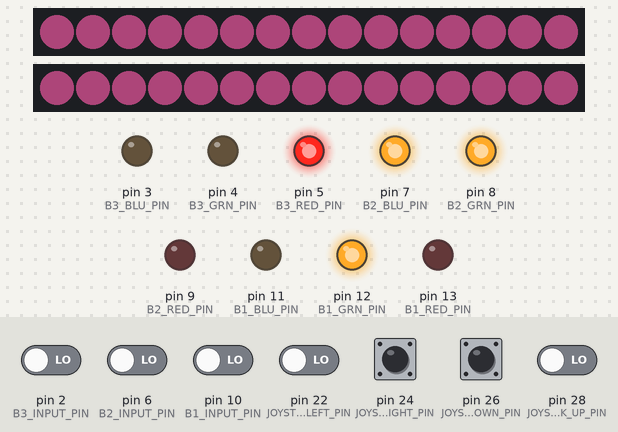
Recording of a sketch running on a simulated Arduino Mega 2560, built with avr-gcc and run on an emulated ATmega2560. On the bench: 2 × 15 RGB LEDs in strip order, left to right, output pins drawn as LEDs (lit = HIGH). The inputs (shaded band) are chosen by the test bench; at power-on: pin 2 (B3_INPUT_PIN), pin 6 (B2_INPUT_PIN), pin 10 (B1_INPUT_PIN), pin 22 (JOYSTICK_LEFT_PIN), pin 24 (JOYSTICK_RIGHT_PIN), pin 26 (JOYSTICK_DOWN_PIN), pin 28 (JOYSTICK_UP_PIN) LOW. Dim RGB values are drawn brighter than linear.

Above: at 1.2 s.
1.3 s: pin 24 (JOYSTICK_RIGHT_PIN) pulled HIGH for 0.15 s
At 1.96 s:
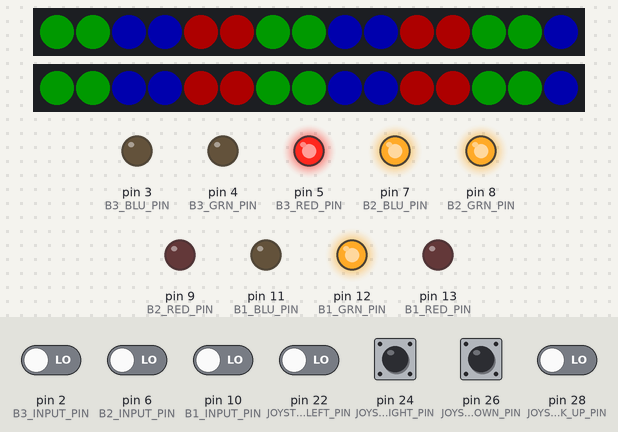
2.0 s: pin 6 (B2_INPUT_PIN) driven HIGH
At 2.26 s:
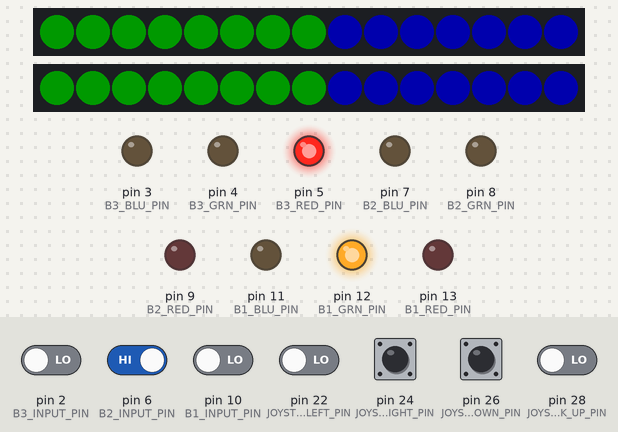
3.8 s: pin 26 (JOYSTICK_DOWN_PIN) pulled HIGH for 0.15 s
At 4.03 s:
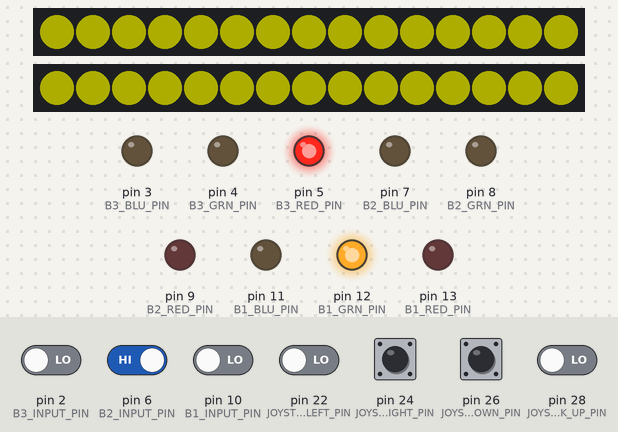
4.5 s: pin 24 (JOYSTICK_RIGHT_PIN) pulled HIGH for 1 s
At 5.84 s:
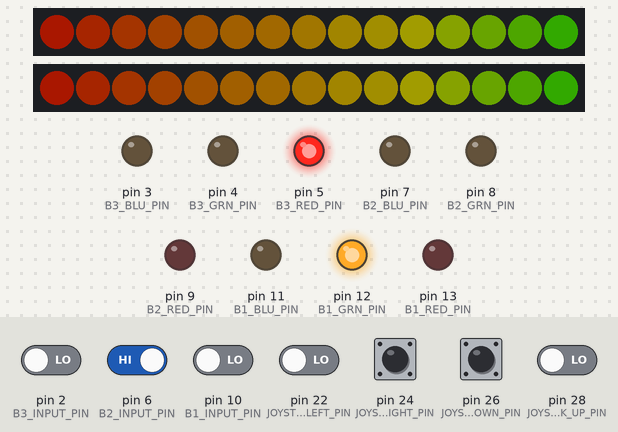
6.1 s: pin 24 (JOYSTICK_RIGHT_PIN) pulled HIGH for 0.15 s
At 7.1 s:
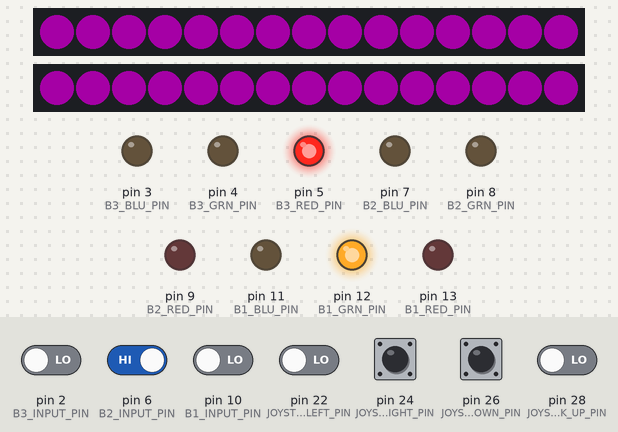
8.0 s: pin 2 (B3_INPUT_PIN) driven HIGH
At 9.4 s:
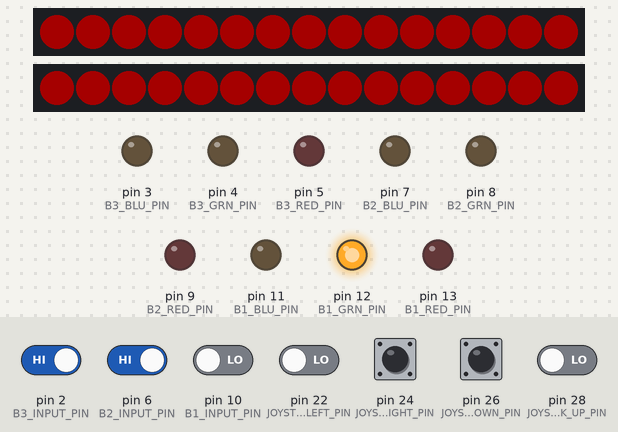
Timing chart, 0 to 10.8 s (numbered marks = the images above; inputs shaded):
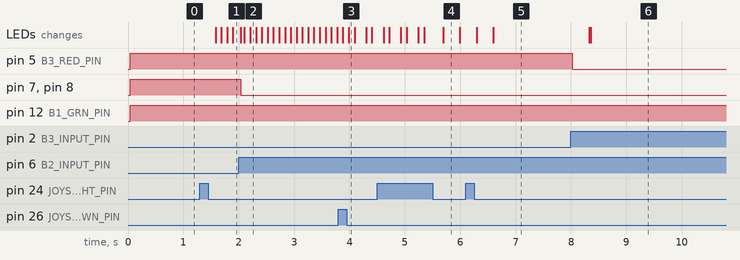

Measured:
- after the input at 1.3 s, the LEDs: change after 0.28 s (image 1)
- after the input at 2.0 s, pin 7 (B2_BLU_PIN), pin 8 (B2_GRN_PIN): HIGH → LOW at once
- after the input at 3.8 s, the LEDs: first differ from a run without the input after 0.19 s (image 3)
- after the input at 6.1 s, the LEDs: first change after 0.20 s (image 5 shows a later state)
- after the input at 8.0 s, pin 5 (B3_RED_PIN): HIGH → LOW at once; the LEDs: first change after 0.33 s (image 6 shows a later state)

The sketch:

arcade_cabinet_v3.ino
```cpp
#include <FastLED.h>

#define LED_PIN_1 34
#define LED_PIN_2 36

#define NUM_LEDS_1 15
#define NUM_LEDS_2 15

#define B1_INPUT_PIN 10
#define B1_RED_PIN 13
#define B1_GRN_PIN 12
#define B1_BLU_PIN 11

#define B2_INPUT_PIN 6
#define B2_RED_PIN 9
#define B2_GRN_PIN 8
#define B2_BLU_PIN 7

#define B3_INPUT_PIN 2
#define B3_RED_PIN 5
#define B3_GRN_PIN 4
#define B3_BLU_PIN 3

#define JOYSTICK_LEFT_PIN 22
#define JOYSTICK_RIGHT_PIN 24
#define JOYSTICK_DOWN_PIN 26
#define JOYSTICK_UP_PIN 28

// ==== Button input global variables and constants ====
#define BUTTON_1 0
#define BUTTON_2 1
#define BUTTON_3 2
#define UP 3
#define DOWN 4
#define LEFT 5
#define RIGHT 6

#define TOTAL_INPUTS 7

struct ButtonState {
    bool justPressed;
    bool isPressed;
    int pin;
    int currentValue;
    int lastValue;
};

ButtonState button1 = { false, false, B1_INPUT_PIN, HIGH, HIGH };
ButtonState button2 = { false, false, B2_INPUT_PIN, HIGH, HIGH };
ButtonState button3 = { false, false, B3_INPUT_PIN, HIGH, HIGH };
ButtonState joystickUp = { false, false, JOYSTICK_UP_PIN, HIGH, HIGH };
ButtonState joystickDown = { false, false, JOYSTICK_DOWN_PIN, HIGH, HIGH };
ButtonState joystickLeft = { false, false, JOYSTICK_LEFT_PIN, HIGH, HIGH };
ButtonState joystickRight = { false, false, JOYSTICK_RIGHT_PIN, HIGH, HIGH };

ButtonState buttons[TOTAL_INPUTS] = {
    button1,
    button2,
    button3,
    joystickUp,
    joystickDown,
    joystickLeft,
    joystickRight
};

// ==== Button LED global variables and constants ====
struct ButtonColor {
    int red;
    int green;
    int blue;
};

ButtonColor NO_COLOR = { HIGH, HIGH, HIGH };
ButtonColor RED = { LOW, HIGH, HIGH };
ButtonColor YELLOW = { LOW, LOW, HIGH };
ButtonColor GREEN = { HIGH, LOW, HIGH };
ButtonColor CYAN = { HIGH, LOW, LOW };
ButtonColor BLUE = { HIGH, HIGH, LOW };
ButtonColor MAGENTA = { LOW, HIGH, LOW };
ButtonColor WHITE = { LOW, LOW, LOW };

struct ButtonColorPins {
    int redPin;
    int greenPin;
    int bluePin;
};

ButtonColorPins buttonColorPins[3] = {
    { B1_RED_PIN, B1_GRN_PIN, B1_BLU_PIN },
    { B2_RED_PIN, B2_GRN_PIN, B2_BLU_PIN },
    { B3_RED_PIN, B3_GRN_PIN, B3_BLU_PIN },
};

// ==== LED global variables and constants ====
CRGB leds_1[NUM_LEDS_1];
CRGB leds_2[NUM_LEDS_2];


void setup() {
    // Set pin modes for all buttons
    for (int i = 0; i < TOTAL_INPUTS; i++) {
        pinMode(buttons[i].pin, INPUT);
    }

    // Set pin modes for all button color pins
    for (int i = 0; i < 3; i++) {
        pinMode(buttonColorPins[i].redPin, OUTPUT);
        pinMode(buttonColorPins[i].greenPin, OUTPUT);
        pinMode(buttonColorPins[i].bluePin, OUTPUT);
    }

    FastLED.addLeds<WS2812B, LED_PIN_1, GRB>(leds_1, NUM_LEDS_1);
    FastLED.addLeds<WS2812B, LED_PIN_2, GRB>(leds_2, NUM_LEDS_2);
    FastLED.setBrightness(50);
}

void setButtonColor(int button, ButtonColor color) {
    digitalWrite(buttonColorPins[button].redPin, color.red);
    digitalWrite(buttonColorPins[button].greenPin, color.green);
    digitalWrite(buttonColorPins[button].bluePin, color.blue);
}

void updateButtonStates() {
    for (int i = 0; i < TOTAL_INPUTS; i++) {
        // Read the current value of the button
        int buttonValue = digitalRead(buttons[i].pin);

        // Update the button state
        buttons[i].lastValue = buttons[i].currentValue;
        buttons[i].currentValue = buttonValue;
        buttons[i].isPressed = buttonValue == LOW;
        buttons[i].justPressed = (buttons[i].lastValue == HIGH && buttons[i].currentValue == LOW);
    }
}

void updateInputs() {
    updateButtonStates();

    if (buttons[BUTTON_1].isPressed) {
        setButtonColor(BUTTON_1, MAGENTA);
    } else {
        if (buttons[UP].isPressed) {
            setButtonColor(BUTTON_1, GREEN);
        } else if (buttons[DOWN].isPressed) {
            setButtonColor(BUTTON_1, BLUE);
        } else if (buttons[LEFT].isPressed) {
            setButtonColor(BUTTON_1, YELLOW);
        } else if (buttons[RIGHT].isPressed) {
            setButtonColor(BUTTON_1, RED);
        } else {
            setButtonColor(BUTTON_1, WHITE);
        }
    }

    if (buttons[BUTTON_2].isPressed) {
        setButtonColor(BUTTON_2, RED);
    } else {
        setButtonColor(BUTTON_2, WHITE);
    }

    if (buttons[BUTTON_3].isPressed) {
        setButtonColor(BUTTON_3, CYAN);
    } else {
        setButtonColor(BUTTON_3, WHITE);
    }
}

const int solid_color_options = 7;
const CRGB solid_colors[solid_color_options] = {
    CRGB::HotPink,
    CRGB::Crimson,
    CRGB::DarkBlue,
    CRGB::DarkOrange,
    CRGB::Gold,
    CRGB::Indigo,
    CRGB::SpringGreen,
};

const int flash_palette_count = 3;
const CRGB flash_palettes[][flash_palette_count] = {
    { CRGB::Red, CRGB::Blue, CRGB::Green },
    { CRGB::DarkOrange, CRGB::SpringGreen, CRGB::HotPink },
    { CRGB::Gold, CRGB::Indigo, CRGB::Crimson },
};

#define ANIM_OFF -1
#define ANIM_SOLID 0
#define ANIM_ALT_FLASH 1
#define ANIM_RAINBOW 2
#define ANIM_PULSE 3

#define TOTAL_PATTERNS 4

uint8_t offset = 0;

uint8_t flash_offset = 0;
int color_block_size = 2;
int color_index = 0;

int currentColorIndex = 0;
int patternVariation = 0;
int animationState = ANIM_SOLID;

void increase_pattern_variation() {
    patternVariation++;
    patternVariation = patternVariation % 10000;
}

void decrease_pattern_variation() {
    patternVariation--;
    patternVariation = patternVariation % 10000;
}

void loop() {
    EVERY_N_MILLISECONDS(30) {
        updateInputs();

        if (buttons[UP].justPressed) {
            increase_pattern_variation();
        }
        if (buttons[DOWN].justPressed) {
            decrease_pattern_variation();
        }
        if (buttons[LEFT].justPressed) {
            animationState = (animationState + TOTAL_PATTERNS - 1) % TOTAL_PATTERNS;
        }
        if (buttons[RIGHT].justPressed) {
            animationState = (animationState + 1) % TOTAL_PATTERNS;
        }

        if (animationState == ANIM_ALT_FLASH) {
            if (buttons[BUTTON_1].isPressed) {
                color_block_size = min(color_block_size + 1, 40);
            }
            if (buttons[BUTTON_2].isPressed) {
                color_block_size = max(color_block_size - 1, 2);
            }
        }
    }

    if (animationState == ANIM_SOLID) {
        EVERY_N_SECONDS(4) {
            increase_pattern_variation();
        }

        CRGB color = solid_colors[patternVariation % solid_color_options];

        fill_solid(leds_1, NUM_LEDS_1, color);
        fill_solid(leds_2, NUM_LEDS_2, color);
    }
    else if (animationState == ANIM_ALT_FLASH) {
        CRGB palette[3] = flash_palettes[patternVariation % flash_palette_count];

        EVERY_N_MILLISECONDS(100) {
            flash_offset = (flash_offset + 1) % 3;

            color_index = flash_offset - 1;
            for (int i = 0; i < NUM_LEDS_1; i++) {
                if (i % color_block_size == 0) {
                    color_index = (color_index - 1 + 3) % 3;
                }

                leds_1[i] = palette[color_index];
            }

            color_index = flash_offset - 1;
            for (int i = 0; i < NUM_LEDS_2; i++) {
                if (i % color_block_size == 0) {
                    color_index = (color_index - 1 + 3) % 3;
                }

                leds_2[i] = palette[color_index];
            }
        }
    }
    else if (animationState == ANIM_PULSE) {
        EVERY_N_MILLISECONDS(20) {
            bool useRed = buttons[BUTTON_1].isPressed;
            bool useGreen = buttons[BUTTON_2].isPressed;
            bool useBlue = buttons[BUTTON_3].isPressed;

            bool addPixel = useRed || useGreen || useBlue;

            CRGB newPixelColor = solid_colors[patternVariation % solid_color_options];

            if (addPixel) {
                newPixelColor = CRGB::Black;
                if (useRed) {
                    newPixelColor.red = 200;
                }
                if (useGreen) {
                    newPixelColor.green = 200;
                }
                if (useBlue) {
                    newPixelColor.blue = 200;
                }
            }

            for (int i = NUM_LEDS_1 - 1; i > 0; i--) {
                leds_1[i] = leds_1[i - 1];
            }

            leds_1[0] = newPixelColor;

            for (int i = NUM_LEDS_2 - 1; i > 0; i--) {
                leds_2[i] = leds_2[i - 1];
            }

            leds_2[0] = newPixelColor;
        }
    }
    else if (animationState == ANIM_RAINBOW) {
        EVERY_N_MILLISECONDS(10) {
            offset = offset + 1;
        }

        fill_rainbow(leds_1, NUM_LEDS_1, offset);
        fill_rainbow(leds_2, NUM_LEDS_2, offset);
    }


    FastLED.show();
    FastLED.delay(10);
}
```
